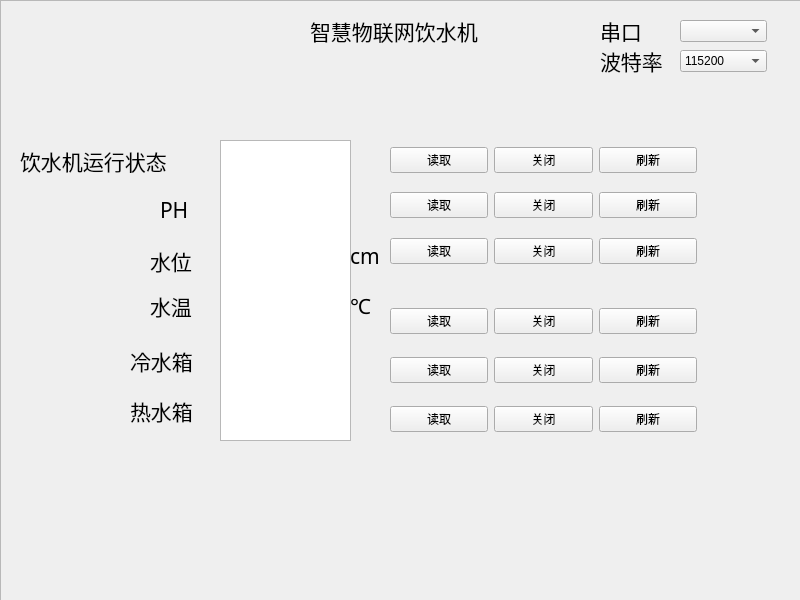
<?xml version="1.0" encoding="UTF-8"?>
<ui version="4.0">
 <class>Mserialport</class>
 <widget class="QWidget" name="Mserialport">
  <property name="geometry">
   <rect>
    <x>0</x>
    <y>0</y>
    <width>800</width>
    <height>600</height>
   </rect>
  </property>
  <property name="windowTitle">
   <string>Mserialport</string>
  </property>
  <property name="styleSheet">
   <string notr="true">#mserialport{border-image:url(:/Picture/beijin.png)}</string>
  </property>
  <widget class="QComboBox" name="cmbportname">
   <property name="geometry">
    <rect>
     <x>680</x>
     <y>20</y>
     <width>87</width>
     <height>22</height>
    </rect>
   </property>
  </widget>
  <widget class="QComboBox" name="cmbportbaud">
   <property name="geometry">
    <rect>
     <x>680</x>
     <y>50</y>
     <width>87</width>
     <height>22</height>
    </rect>
   </property>
   <item>
    <property name="text">
     <string>115200</string>
    </property>
   </item>
  </widget>
  <widget class="QLabel" name="label_7">
   <property name="geometry">
    <rect>
     <x>600</x>
     <y>10</y>
     <width>81</width>
     <height>41</height>
    </rect>
   </property>
   <property name="font">
    <font>
     <family>宋体</family>
     <pointsize>16</pointsize>
    </font>
   </property>
   <property name="text">
    <string>串口</string>
   </property>
   <property name="textFormat">
    <enum>Qt::AutoText</enum>
   </property>
  </widget>
  <widget class="QLabel" name="label_8">
   <property name="geometry">
    <rect>
     <x>600</x>
     <y>40</y>
     <width>81</width>
     <height>41</height>
    </rect>
   </property>
   <property name="font">
    <font>
     <family>宋体</family>
     <pointsize>16</pointsize>
    </font>
   </property>
   <property name="text">
    <string>波特率</string>
   </property>
   <property name="textFormat">
    <enum>Qt::AutoText</enum>
   </property>
  </widget>
  <widget class="QFrame" name="frame">
   <property name="geometry">
    <rect>
     <x>0</x>
     <y>0</y>
     <width>811</width>
     <height>601</height>
    </rect>
   </property>
   <property name="styleSheet">
    <string notr="true">#frame{
border-image:url(:/Picture/beijin.png);
}</string>
   </property>
   <property name="frameShape">
    <enum>QFrame::StyledPanel</enum>
   </property>
   <property name="frameShadow">
    <enum>QFrame::Raised</enum>
   </property>
   <widget class="QLabel" name="label_2">
    <property name="geometry">
     <rect>
      <x>160</x>
      <y>190</y>
      <width>59</width>
      <height>39</height>
     </rect>
    </property>
    <property name="font">
     <font>
      <family>宋体</family>
      <pointsize>16</pointsize>
     </font>
    </property>
    <property name="text">
     <string>PH</string>
    </property>
    <property name="textFormat">
     <enum>Qt::AutoText</enum>
    </property>
   </widget>
   <widget class="QLabel" name="label_3">
    <property name="geometry">
     <rect>
      <x>150</x>
      <y>240</y>
      <width>51</width>
      <height>41</height>
     </rect>
    </property>
    <property name="font">
     <font>
      <family>宋体</family>
      <pointsize>16</pointsize>
     </font>
    </property>
    <property name="text">
     <string>水位</string>
    </property>
    <property name="textFormat">
     <enum>Qt::AutoText</enum>
    </property>
   </widget>
   <widget class="QLabel" name="label">
    <property name="geometry">
     <rect>
      <x>150</x>
      <y>280</y>
      <width>51</width>
      <height>51</height>
     </rect>
    </property>
    <property name="font">
     <font>
      <family>宋体</family>
      <pointsize>16</pointsize>
     </font>
    </property>
    <property name="text">
     <string>水温</string>
    </property>
    <property name="textFormat">
     <enum>Qt::AutoText</enum>
    </property>
   </widget>
   <widget class="QWidget" name="layoutWidget">
    <property name="geometry">
     <rect>
      <x>390</x>
      <y>140</y>
      <width>411</width>
      <height>131</height>
     </rect>
    </property>
    <layout class="QVBoxLayout" name="verticalLayout">
     <item>
      <layout class="QHBoxLayout" name="horizontalLayout">
       <item>
        <widget class="QPushButton" name="btnopen">
         <property name="text">
          <string>读取</string>
         </property>
        </widget>
       </item>
       <item>
        <widget class="QPushButton" name="btnclose">
         <property name="text">
          <string>关闭</string>
         </property>
        </widget>
       </item>
       <item>
        <widget class="QPushButton" name="btnrefresh">
         <property name="text">
          <string>刷新</string>
         </property>
        </widget>
       </item>
       <item>
        <widget class="QLabel" name="le">
         <property name="text">
          <string/>
         </property>
        </widget>
       </item>
      </layout>
     </item>
     <item>
      <layout class="QHBoxLayout" name="horizontalLayout_2">
       <item>
        <widget class="QPushButton" name="btnopen_2">
         <property name="text">
          <string>读取</string>
         </property>
        </widget>
       </item>
       <item>
        <widget class="QPushButton" name="btnclose_2">
         <property name="text">
          <string>关闭</string>
         </property>
        </widget>
       </item>
       <item>
        <widget class="QPushButton" name="btnrefresh_2">
         <property name="text">
          <string>刷新</string>
         </property>
        </widget>
       </item>
       <item>
        <widget class="QLabel" name="le_2">
         <property name="text">
          <string/>
         </property>
        </widget>
       </item>
      </layout>
     </item>
     <item>
      <layout class="QHBoxLayout" name="horizontalLayout_3">
       <item>
        <widget class="QPushButton" name="btnopen_3">
         <property name="text">
          <string>读取</string>
         </property>
        </widget>
       </item>
       <item>
        <widget class="QPushButton" name="btnclose_3">
         <property name="text">
          <string>关闭</string>
         </property>
        </widget>
       </item>
       <item>
        <widget class="QPushButton" name="btnrefresh_3">
         <property name="text">
          <string>刷新</string>
         </property>
        </widget>
       </item>
       <item>
        <widget class="QLabel" name="le_3">
         <property name="text">
          <string/>
         </property>
        </widget>
       </item>
      </layout>
     </item>
    </layout>
   </widget>
   <widget class="QWidget" name="layoutWidget_2">
    <property name="geometry">
     <rect>
      <x>390</x>
      <y>300</y>
      <width>411</width>
      <height>141</height>
     </rect>
    </property>
    <layout class="QVBoxLayout" name="verticalLayout_3">
     <item>
      <layout class="QHBoxLayout" name="horizontalLayout_4">
       <item>
        <widget class="QPushButton" name="btnopen_4">
         <property name="text">
          <string>读取</string>
         </property>
        </widget>
       </item>
       <item>
        <widget class="QPushButton" name="btnclose_4">
         <property name="text">
          <string>关闭</string>
         </property>
        </widget>
       </item>
       <item>
        <widget class="QPushButton" name="btnrefresh_4">
         <property name="text">
          <string>刷新</string>
         </property>
        </widget>
       </item>
       <item>
        <widget class="QLabel" name="le_4">
         <property name="text">
          <string/>
         </property>
        </widget>
       </item>
      </layout>
     </item>
     <item>
      <layout class="QHBoxLayout" name="horizontalLayout_5">
       <item>
        <widget class="QPushButton" name="btnopen_5">
         <property name="text">
          <string>读取</string>
         </property>
        </widget>
       </item>
       <item>
        <widget class="QPushButton" name="btnclose_5">
         <property name="text">
          <string>关闭</string>
         </property>
        </widget>
       </item>
       <item>
        <widget class="QPushButton" name="btnrefresh_5">
         <property name="text">
          <string>刷新</string>
         </property>
        </widget>
       </item>
       <item>
        <widget class="QLabel" name="le_5">
         <property name="text">
          <string/>
         </property>
        </widget>
       </item>
      </layout>
     </item>
     <item>
      <layout class="QHBoxLayout" name="horizontalLayout_6">
       <item>
        <widget class="QPushButton" name="btnopen_6">
         <property name="text">
          <string>读取</string>
         </property>
        </widget>
       </item>
       <item>
        <widget class="QPushButton" name="btnclose_6">
         <property name="text">
          <string>关闭</string>
         </property>
        </widget>
       </item>
       <item>
        <widget class="QPushButton" name="btnrefresh_6">
         <property name="text">
          <string>刷新</string>
         </property>
        </widget>
       </item>
       <item>
        <widget class="QLabel" name="le_6">
         <property name="text">
          <string/>
         </property>
        </widget>
       </item>
      </layout>
     </item>
    </layout>
   </widget>
   <widget class="QLabel" name="label_5">
    <property name="geometry">
     <rect>
      <x>350</x>
      <y>230</y>
      <width>31</width>
      <height>51</height>
     </rect>
    </property>
    <property name="font">
     <font>
      <family>宋体</family>
      <pointsize>16</pointsize>
     </font>
    </property>
    <property name="text">
     <string>cm</string>
    </property>
    <property name="textFormat">
     <enum>Qt::AutoText</enum>
    </property>
   </widget>
   <widget class="QLabel" name="label_4">
    <property name="geometry">
     <rect>
      <x>350</x>
      <y>290</y>
      <width>31</width>
      <height>31</height>
     </rect>
    </property>
    <property name="font">
     <font>
      <family>宋体</family>
      <pointsize>16</pointsize>
     </font>
    </property>
    <property name="text">
     <string>℃</string>
    </property>
    <property name="textFormat">
     <enum>Qt::AutoText</enum>
    </property>
   </widget>
   <widget class="QPlainTextEdit" name="ptereceive">
    <property name="geometry">
     <rect>
      <x>220</x>
      <y>140</y>
      <width>131</width>
      <height>301</height>
     </rect>
    </property>
   </widget>
   <widget class="QLabel" name="label_9">
    <property name="geometry">
     <rect>
      <x>20</x>
      <y>140</y>
      <width>191</width>
      <height>41</height>
     </rect>
    </property>
    <property name="font">
     <font>
      <family>宋体</family>
      <pointsize>16</pointsize>
     </font>
    </property>
    <property name="text">
     <string>饮水机运行状态</string>
    </property>
    <property name="textFormat">
     <enum>Qt::AutoText</enum>
    </property>
   </widget>
   <widget class="QLabel" name="label_6">
    <property name="geometry">
     <rect>
      <x>130</x>
      <y>340</y>
      <width>81</width>
      <height>41</height>
     </rect>
    </property>
    <property name="font">
     <font>
      <family>宋体</family>
      <pointsize>16</pointsize>
     </font>
    </property>
    <property name="text">
     <string>冷水箱</string>
    </property>
    <property name="textFormat">
     <enum>Qt::AutoText</enum>
    </property>
   </widget>
   <widget class="QLabel" name="label_10">
    <property name="geometry">
     <rect>
      <x>130</x>
      <y>390</y>
      <width>81</width>
      <height>41</height>
     </rect>
    </property>
    <property name="font">
     <font>
      <family>宋体</family>
      <pointsize>16</pointsize>
     </font>
    </property>
    <property name="text">
     <string>热水箱</string>
    </property>
    <property name="textFormat">
     <enum>Qt::AutoText</enum>
    </property>
   </widget>
   <widget class="QLabel" name="label_11">
    <property name="geometry">
     <rect>
      <x>310</x>
      <y>10</y>
      <width>221</width>
      <height>41</height>
     </rect>
    </property>
    <property name="font">
     <font>
      <family>宋体</family>
      <pointsize>16</pointsize>
     </font>
    </property>
    <property name="text">
     <string>智慧物联网饮水机</string>
    </property>
    <property name="textFormat">
     <enum>Qt::AutoText</enum>
    </property>
   </widget>
   <widget class="QLabel" name="labelTimer">
    <property name="geometry">
     <rect>
      <x>270</x>
      <y>60</y>
      <width>341</width>
      <height>51</height>
     </rect>
    </property>
    <property name="font">
     <font>
      <family>Arial</family>
      <pointsize>14</pointsize>
     </font>
    </property>
    <property name="text">
     <string/>
    </property>
   </widget>
  </widget>
  <zorder>label_8</zorder>
  <zorder>label_7</zorder>
  <zorder>cmbportbaud</zorder>
  <zorder>cmbportname</zorder>
  <zorder>frame</zorder>
 </widget>
 <resources/>
 <connections/>
</ui>
